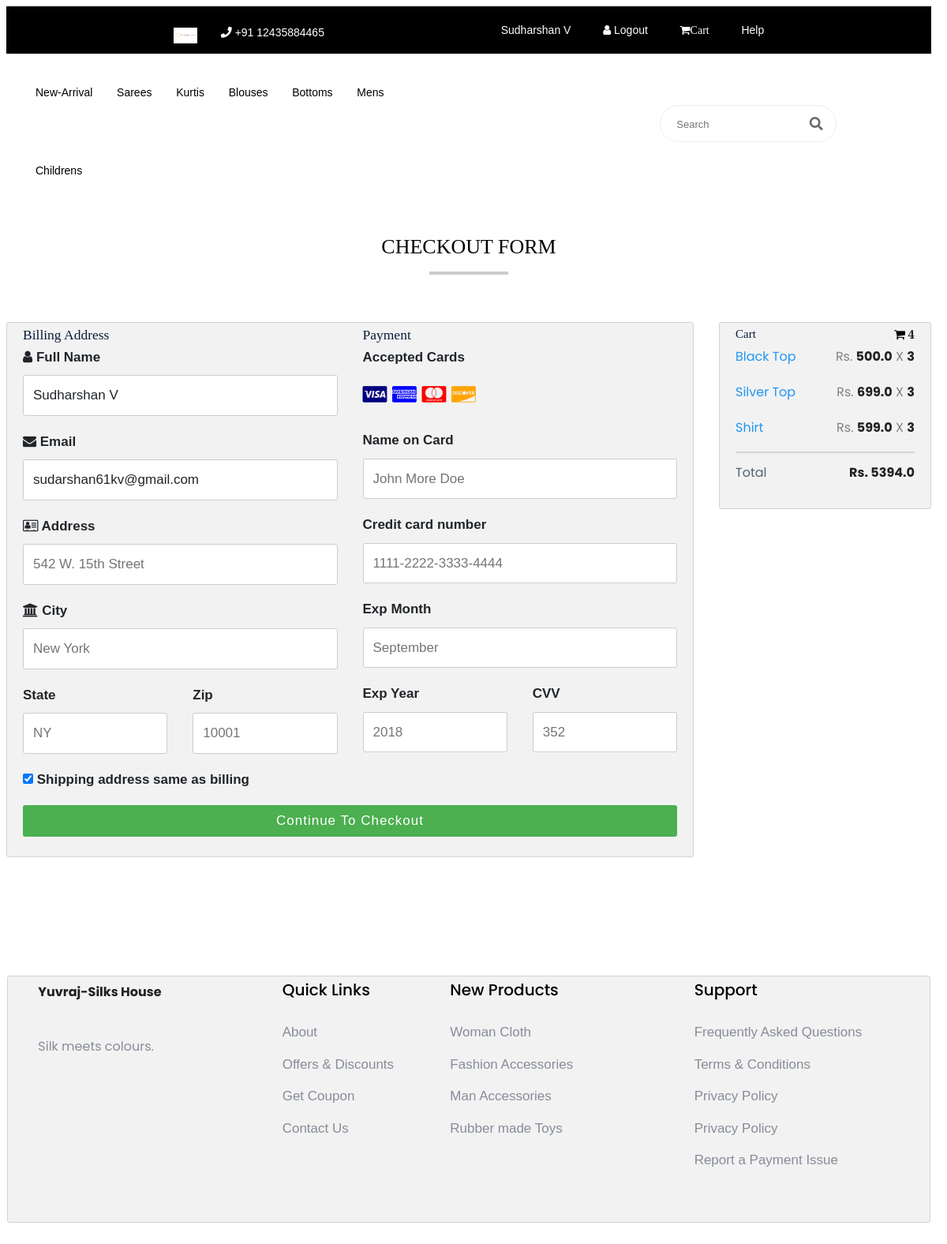
/items/checkout/ (signed in), run on the app's committed database.
### users/models.py (models this page shows, shortened)
class User(AbstractBaseUser):
    email = models.EmailField(verbose_name='email', max_length=60, unique=True)
    phone_number = models.CharField(max_length=20, unique=True)
    date_joined = models.DateTimeField(verbose_name='date joined', auto_now_add=True)
    last_login = models.DateTimeField(verbose_name='last_login', auto_now=True)
    is_admin = models.BooleanField(default=False)
    is_active = models.BooleanField(default=True)
    is_staff = models.BooleanField(default=False)
    is_superuser = models.BooleanField(default=False)
    is_verified = models.BooleanField(default=False)
    first_name = models.CharField(max_length=40, blank=True, null=True)
    last_name = models.CharField(max_length=40, blank=True, null=True)
    date_of_birth = models.DateTimeField(verbose_name='date of birth', blank=True, null=True)
    gender = models.CharField(max_length=6, choices=(('male','Male'),('female','Female')), blank=True, null=True)
    profile_pic = models.ImageField(upload_to="users/profile_pics/", blank = True)
    token = models.CharField(max_length=30, blank=True, null=True)
    USERNAME_FIELD = 'email'
    REQUIRED_FIELDS = ['phone_number',]
    objects = MyAccountManager()
    def get_full_name(self):
        if self.first_name and self.last_name:
            return f"{self.first_name.capitalize()} {self.last_name.capitalize()}"
        return None

### items/models.py (models this page shows, shortened)
class Cart(models.Model):
    user = models.ForeignKey(User, on_delete=models.CASCADE, related_name='carts')
    item = models.ForeignKey(Item, on_delete=models.CASCADE, related_name='carts')
    item_quantity = models.PositiveIntegerField(default=0)
    class Meta:
        unique_together = ('user', 'item',)

class Item(models.Model):
    name = models.CharField(max_length=40)
    image = models.ImageField(upload_to="items/images/", blank = True)
    description = models.TextField(blank = True)
    original_cost = models.FloatField()
    revised_cost = models.FloatField()
    stock = models.PositiveIntegerField(default=0)
    sold = models.PositiveIntegerField(default=0)
    booked = models.PositiveIntegerField(default=0)
    category = models.CharField(choices=(('women','Women'),('men','Men'),('childrenboy','Children Boys'),('childrengirl','Children Girls')), max_length=20)
    subcategory = models.CharField(choices=(('saree','Saree'),('kurtis','Kurtis'),('pant','Pant'),('shirt','Shirt'),('top','Top'),('jeans','Jeans'),('chudidhar','Chididhar'),('other','Other')), max_length=20)
    material_type = models.CharField(choices=(('cotton','Cotton'),('silk','Silk'),('wool','Wool'),('leather','Leather'),('other','Other')), max_length=20)
    newly_arrived = models.BooleanField(default=False)

### items/views.py (the view)
# urls.py: path('checkout/',views.CheckoutPage.as_view(), name = 'checkout'),
class CheckoutPage(LoginRequiredMixin, View):
    def get(self, request):
        carts = Cart.objects.filter(user=request.user)
        total_cost = 0
        for i in carts:
            total_cost += i.item_quantity * i.item.revised_cost
        context = {'carts':carts, 'total_cost':total_cost}
        return render(request,'items/checkout.html', context)

### items/templates/items/checkout.html (shortened to what this page needs)
{% extends 'base.html' %}
{% block css_style %}
<link rel="stylesheet" href="https://cdnjs.cloudflare.com/ajax/libs/font-awesome/4.7.0/css/font-awesome.min.css">
{% endblock %}
{% block content %}
<h2 style="text-align:center;">Checkout Form</h2>
<div class="row">
  <div class="col-75">
    <div class="container">
      <form action="">
        <div class="row">
          <div class="col-50">
            <h3>Billing Address</h3>
            <label for="fname"><i class="fa fa-user"></i> Full Name</label>
            <input type="text" id="fname" name="firstname" value="{{ user.get_full_name }}" placeholder="{{ user.get_full_name }}">
            <label for="email"><i class="fa fa-envelope"></i> Email</label>
            <input type="text" id="email" name="email "value="{{ user.email }}" placeholder="{{ user.email }}">
            <label for="adr"><i class="fa fa-address-card-o"></i> Address</label>
            <input type="text" id="adr" name="address" placeholder="542 W. 15th Street">
            <label for="city"><i class="fa fa-institution"></i> City</label>
            <input type="text" id="city" name="city" placeholder="New York">
            <div class="row">
              <div class="col-50">
                <label for="state">State</label>
                <input type="text" id="state" name="state" placeholder="NY">
              </div>
              <div class="col-50">
                <label for="zip">Zip</label>
                <input type="text" id="zip" name="zip" placeholder="10001">
              </div>
            </div>
          </div>
          <div class="col-50">
            <h3>Payment</h3>
            <label for="fname">Accepted Cards</label>
            <div class="icon-container">
              <i class="fa fa-cc-visa" style="color:navy;"></i>
              <i class="fa fa-cc-amex" style="color:blue;"></i>
              <i class="fa fa-cc-mastercard" style="color:red;"></i>
              <i class="fa fa-cc-discover" style="color:orange;"></i>
            </div>
            <label for="cname">Name on Card</label>
            <input type="text" id="cname" name="cardname" placeholder="John More Doe">
            <label for="ccnum">Credit card number</label>
            <input type="text" id="ccnum" name="cardnumber" placeholder="1111-2222-3333-4444">
            <label for="expmonth">Exp Month</label>
            <input type="text" id="expmonth" name="expmonth" placeholder="September">
            <div class="row">
              <div class="col-50">
                <label for="expyear">Exp Year</label>
                <input type="text" id="expyear" name="expyear" placeholder="2018">
              </div>
              <div class="col-50">
                <label for="cvv">CVV</label>
                <input type="text" id="cvv" name="cvv" placeholder="352">
              </div>
            </div>
          </div>
        </div>
        <label>
          <input type="checkbox" checked="checked" name="sameadr"> Shipping address same as billing
        </label>
        <input type="submit" value="Continue to checkout" class="btn">
      </form>
    </div>
  </div>
  <div class="col-25">
    <div class="container">
      <h4>Cart <span class="price" style="color:black"><i class="fa fa-shopping-cart"></i> <b>4</b></span></h4>
      {% for cart in carts %}
          <p><a href="#">{{ cart.item.name }}</a> <span class="price">Rs. <b>{{ cart.item.revised_cost }}</b> X <b>{{ cart.item_quantity }}</b></span></p>
      {% endfor %}
      <hr>
      <p>Total <span class="price" style="color:black"><b>Rs. {{ total_cost }}</b></span></p>
    </div>
  </div>
</div>
{% endblock %}

### templates/base.html (shortened to what this page needs)
<!doctype html>
{% load static %}
<html class="no-js" lang="zxx">
    <head>
        <link rel="stylesheet" href="https://maxcdn.bootstrapcdn.com/bootstrap/3.4.1/css/bootstrap.min.css">
<link href="https://stackpath.bootstrapcdn.com/bootstrap/4.4.1/css/bootstrap.min.css" rel="stylesheet" type="text/css"/>
<link rel="stylesheet" href="https://cdnjs.cloudflare.com/ajax/libs/font-awesome/4.7.0/css/font-awesome.min.css">
            <link rel="stylesheet" href="{% static 'assets/css/bootstrap.min.css' %}">
            <link rel="stylesheet" href="{% static 'assets/css/owl.carousel.min.css' %}">
            <link rel="stylesheet" href="{% static 'assets/css/flaticon.css' %}">
            <link rel="stylesheet" href="{% static 'assets/css/slicknav.css' %}">
            <link rel="stylesheet" href="{% static 'assets/css/animate.min.css' %}">
            <link rel="stylesheet" href="{% static 'assets/css/magnific-popup.css' %}">
            <link rel="stylesheet" href="{% static 'assets/css/fontawesome-all.min.css' %}">
            <link rel="stylesheet" href="{% static 'assets/css/themify-icons.css' %}">
            <link rel="stylesheet" href="{% static 'assets/css/slick.css' %}">
            <link rel="stylesheet" href="{% static 'assets/css/nice-select.css' %}">
            <link rel="stylesheet" href="{% static 'assets/css/style.css' %}">
            <link rel="stylesheet" href="{% static 'assets/css/carou.css' %}">
{% block css_style %}
{% endblock %}
   </head>
   <body>
    <header>
              <div class="header-area">
            <div class="main-header ">
                <div class="header-top top-bg d-none d-lg-block">
                   <div class="container-fluid">
                       <div class="col-xl-12">
                            <div class="row d-flex justify-content-between align-items-center">
                                <div class="header-info-left d-flex">
                                    <div class="flag">
                                        <img src="{% static 'assets/img/saree/nav.jpg' %}" alt="" style="width:30px;height:20px;">
                                    </div>
                                    <ul class="contact-now">
                                        <li><i class="fas fa-phone"></i> +91 12435884465</li>
                                    </ul>
                                </div>
                                <div class="header-info-right">
                                   <ul>
                                       {% if not user.is_authenticated %}
                                           <li><a href="{% url 'users:register' %}">Create Account </a></li>
                                           <li><a href="{% url 'users:login' %}">
                                               <i class="fa fa-user"></i> Login </a></li>
                                       {% else %}
                                           <li><a href="#">{{user.get_full_name}}</a></li>
                                           <li><a href="{% url 'users:logout' %}">
                                               <i class="fa fa-user"></i> Logout </a></li>
                                           <li><a href="{% url 'items:cart' %}">
                                               <i class="fa fa-shopping-cart">Cart</i></a></li>
                                       {% endif %}
                                      <li><a href="#">Help</a></li>
                                   </ul>
                                </div>
                            </div>
                       </div>
                   </div>
                </div>
<div class="header-bottom  header-sticky">
                    <div class="container-fluid">
                        <div class="row align-items-center">
                            <div class="col-xl-6 col-lg-8 col-md-7 col-sm-5">
                                <div class="main-menu f-right d-none d-lg-block">
                                    <nav>
                                        <ul id="navigation">
                                            <li><a href="{% url 'home' %}">New-arrival</a></li>
                                            <li><a href="#">sarees</a>
                                            </li>
                                            <li><a href="#">Kurtis</a>
                                            </li>
                                            <li><a href="#">Blouses</a>
                                            </li>
                                            <li><a href="#">Bottoms</a>
                                            </li>
                                            <li><a href="#">Mens</a>
                                            </li>
											<li><a href="#">Childrens</a>
                                            </li>
 </nav>
</div>
</div>
<div class="col-xl-5 col-lg-3 col-md-3 col-sm-3 fix-card">
    <ul class="header-right f-right d-none d-lg-block d-flex justify-content-between">
        <li class="d-none d-xl-block">
            <div class="form-box f-right ">
                <input type="text" name="Search" placeholder="Search " >
                <div class="search-icon">
                    <i class="fas fa-search special-tag"></i>
                </div>
            </div>
         </li>
    </ul>
</div>
<div class="col-12">
</div>
</div>
</div>
</div>
</div>
</div>
</header>
{% block content %}
{% endblock %}
 <footer>
     <div class="footer-area footer-padding">
         <div class="container">
             <div class="row d-flex justify-content-between">
                 <div class="col-xl-3 col-lg-3 col-md-5 col-sm-6">
                    <div class="single-footer-caption mb-50">
                      <div class="single-footer-caption mb-30">
                          <div class="footer-logo">
                              <p style="color:Blue;"><b>Yuvraj-Silks House</b></p>
                          </div>
                          <div class="footer-tittle">
                              <div class="footer-pera">
                                  <p>Silk meets colours.</p>
                             </div>
                          </div>
                      </div>
                    </div>
                 </div>
                 <div class="col-xl-2 col-lg-3 col-md-3 col-sm-5">
                     <div class="single-footer-caption mb-50">
                         <div class="footer-tittle">
                             <h4>Quick Links</h4>
                             <ul>
                                 <li><a href="#">About</a></li>
                                 <li><a href="#"> Offers & Discounts</a></li>
                                 <li><a href="#"> Get Coupon</a></li>
                                 <li><a href="#">  Contact Us</a></li>
                             </ul>
                         </div>
                     </div>
                 </div>
                 <div class="col-xl-3 col-lg-3 col-md-4 col-sm-7">
                     <div class="single-footer-caption mb-50">
                         <div class="footer-tittle">
                             <h4>New Products</h4>
                             <ul>
                                 <li><a href="#">Woman Cloth</a></li>
                                 <li><a href="#">Fashion Accessories</a></li>
                                 <li><a href="#"> Man Accessories</a></li>
                                 <li><a href="#"> Rubber made Toys</a></li>
                             </ul>
                         </div>
                     </div>
                 </div>
                 <div class="col-xl-3 col-lg-3 col-md-5 col-sm-7">
                     <div class="single-footer-caption mb-50">
                         <div class="footer-tittle">
                             <h4>Support</h4>
                             <ul>
                              <li><a href="#">Frequently Asked Questions</a></li>
                              <li><a href="#">Terms & Conditions</a></li>
                              <li><a href="#">Privacy Policy</a></li>
                              <li><a href="#">Privacy Policy</a></li>
                              <li><a href="#">Report a Payment Issue</a></li>
                          </ul>
                         </div>
                     </div>
                 </div>
             </div>
 </footer>
  </body>
</html>

### data on the page
User: get_full_name "Sudharshan V", firstname "Sudharshan V"
Cart: item.name "Black Top", item.revised_cost "500.0", item_quantity "3"
Cart: item.name "Silver Top", item.revised_cost "699.0", item_quantity "3"
Cart: item.name "Shirt", item.revised_cost "599.0", item_quantity "3"

### other printed values
{{ total_cost }} "5394.0"
